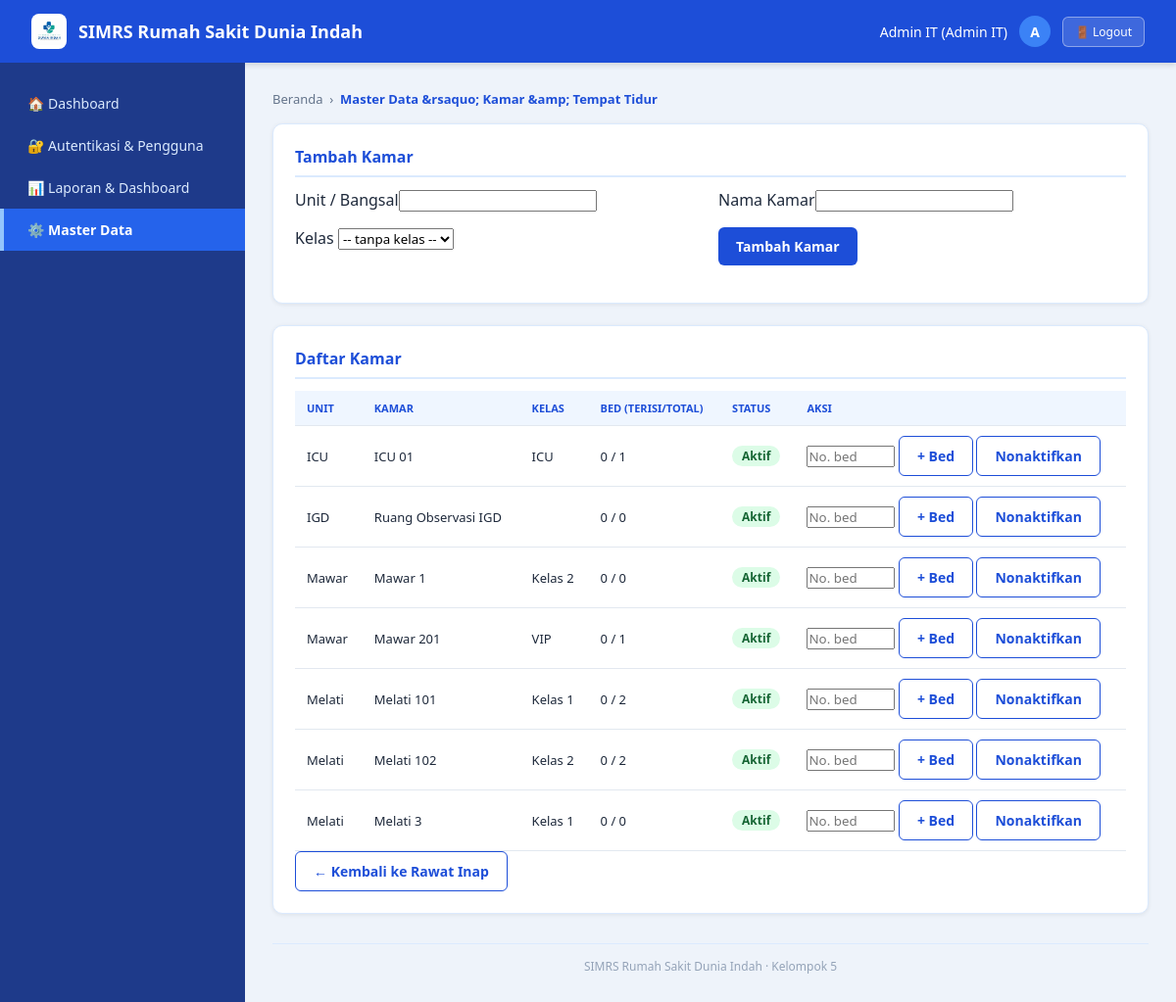
The page /simrs/modules/inpatient/rooms.php (signed in) on the database its author committed.
### tables this page shows
CREATE TABLE `master_rooms` (
  `room_id` int(10) UNSIGNED NOT NULL,
  `unit_name` varchar(100) NOT NULL,
  `room_name` varchar(100) NOT NULL,
  `room_class` varchar(30) DEFAULT NULL,
  `is_active` tinyint(1) NOT NULL DEFAULT 1
);

### simrs/includes/permissions.php (called while the page is built, shortened)
<?php
function can(string $permissionCode): bool
{
    return isset($_SESSION['perms'][$permissionCode]);
}

### simrs/includes/functions.php (called while the page is built, shortened)
<?php
function e(mixed $value): string
{
    return htmlspecialchars((string) $value, ENT_QUOTES | ENT_SUBSTITUTE, 'UTF-8');
}
function url(string $path = ''): string
{
    return BASE_URL . '/' . ltrim($path, '/');
}

### simrs/config/database.php (called while the page is built, shortened)
<?php
function db(): PDO
{
    static $pdo = null;
    if ($pdo instanceof PDO) {
        return $pdo;
    }
    $dsn = sprintf(
        'mysql:host=%s;port=%s;dbname=%s;charset=%s',
        DB_HOST,
        DB_PORT,
        DB_NAME,
        DB_CHARSET
    );
    try {
        $pdo = new PDO($dsn, DB_USER, DB_PASS, [
            PDO::ATTR_ERRMODE            => PDO::ERRMODE_EXCEPTION,
            PDO::ATTR_DEFAULT_FETCH_MODE => PDO::FETCH_ASSOC,
            PDO::ATTR_EMULATE_PREPARES   => false,
        ]);
    } catch (PDOException $e) {
        error_log('Koneksi database gagal: ' . $e->getMessage());
        http_response_code(500);
        exit('Koneksi database gagal. Pastikan MySQL di XAMPP sudah berjalan dan pengaturan di config/database.php benar.');
    }
    return $pdo;
}

### simrs/includes/inpatient.php (called while the page is built, shortened)
<?php
function ipd_rooms(): array
{
    return db()->query(
        "SELECT r.room_id, r.unit_name, r.room_name, r.room_class, r.is_active,
                (SELECT COUNT(*) FROM beds b WHERE b.room_id = r.room_id) AS jml_bed,
                (SELECT COUNT(*) FROM beds b WHERE b.room_id = r.room_id AND b.status = 'occupied') AS jml_terisi
           FROM master_rooms r ORDER BY r.unit_name, r.room_name"
    )->fetchAll();
}

### simrs/modules/inpatient/rooms.php (the view, shortened to what this page needs)
<?php
require_once APP_ROOT . '/includes/inpatient.php';
$rooms = ipd_rooms();
require APP_ROOT . '/includes/layout_header.php';
?>
<?php if (can('masterdata.create')): ?>
<div class="card">
  <h2>Tambah Kamar</h2>
  <form method="post" action="<?= e(url('modules/inpatient/rooms.php')) ?>" class="form-grid">
    <div class="form-row"><label for="unit_name">Unit / Bangsal</label><input type="text" id="unit_name" name="unit_name" maxlength="100" required></div>
    <div class="form-row"><label for="room_name">Nama Kamar</label><input type="text" id="room_name" name="room_name" maxlength="100" required></div>
    <div class="form-row"><label for="room_class">Kelas</label>
      <select id="room_class" name="room_class"><option value="">-- tanpa kelas --</option>
      </select></div>
    <div class="form-row full"><button type="submit" class="btn btn-primary">Tambah Kamar</button></div>
  </form>
</div>
<?php endif; ?>
<div class="card">
  <h2>Daftar Kamar</h2>
  <div class="table-wrap"><table>
    <tr><th>Unit</th><th>Kamar</th><th>Kelas</th><th>Bed (terisi/total)</th><th>Status</th><th>Aksi</th></tr>
    <?php foreach ($rooms as $r): $on = (int) $r['is_active'] === 1; ?>
      <tr>
        <td><?= e($r['unit_name']) ?></td>
        <td><?= e($r['room_name']) ?></td>
        <td><?= e((string) $r['room_class']) ?></td>
        <td><?= (int) $r['jml_terisi'] ?> / <?= (int) $r['jml_bed'] ?></td>
        <td><span class="cp-badge <?= $on ? 'cp-ok' : 'cp-off' ?>"><?= $on ? 'Aktif' : 'Nonaktif' ?></span></td>
        <td class="aksi">
          <?php if ($on && can('masterdata.create')): ?>
            <form method="post" class="inline-form" action="<?= e(url('modules/inpatient/rooms.php')) ?>">
              <input type="text" name="bed_no" maxlength="20" placeholder="No. bed" required style="width:90px">
              <button type="submit" class="btn btn-outline">+ Bed</button>
            </form>
          <?php endif; ?>
          <?php if (can('masterdata.update')): ?>
            <form method="post" class="inline-form" action="<?= e(url('modules/inpatient/rooms.php')) ?>">
              <button type="submit" class="btn btn-outline"><?= $on ? 'Nonaktifkan' : 'Aktifkan' ?></button>
            </form>
          <?php endif; ?>
        </td>
      </tr>
    <?php endforeach; ?>
  </table></div>
  <p><a class="btn btn-outline" href="<?= e(url('modules/inpatient/index.php')) ?>">&larr; Kembali ke Rawat Inap</a></p>
</div>
<?php require APP_ROOT . '/includes/layout_footer.php'; ?>

### simrs/assets/css/app.css (style rules this page uses)
:root { --biru-utama: #1d4ed8; --biru-tua: #1e3a8a; --biru-hover: #1e40af; --biru-muda: #eff6ff; --biru-garis: #dbeafe; --latar: #eef3fa; --teks: #1e293b; --teks-redup: #64748b; }
* { margin: 0; padding: 0; box-sizing: border-box; font-family: 'Segoe UI', Arial, sans-serif; }
body { background: var(--latar); color: var(--teks); }
.btn { padding: 10px 18px; border: none; border-radius: 6px; cursor: pointer; font-size: 14px; font-weight: 600; }
.btn-primary { background: var(--biru-utama); color: #fff; }
.btn-outline { background: #fff; color: var(--biru-utama); border: 1px solid var(--biru-utama); }
.card { background: #fff; border-radius: 10px; padding: 22px; margin-bottom: 22px; border: 1px solid var(--biru-garis); box-shadow: 0 1px 4px rgba(0, 0, 0, 0.08); }
.card h2 { font-size: 16px; color: var(--biru-utama); border-bottom: 2px solid var(--biru-garis); padding-bottom: 8px; margin-bottom: 12px; }
a.btn { display: inline-block; text-decoration: none; }
.table-wrap { overflow-x: auto; }
table { width: 100%; border-collapse: collapse; font-size: 13px; }
th, td { text-align: left; padding: 10px 12px; border-bottom: 1px solid #e2e8f0; vertical-align: middle; }
th { background: var(--biru-muda); color: var(--biru-utama); font-size: 11px; text-transform: uppercase; white-space: nowrap; }
td.aksi { white-space: nowrap; }
.inline-form { display: inline; margin: 0; }
.form-grid { display: grid; grid-template-columns: 1fr 1fr; gap: 16px; margin-bottom: 16px; }
.cp-badge { display:inline-block;padding:2px 10px;border-radius:12px;font-size:12px;font-weight:600 }
.cp-ok { background:#dcfce7;color:#166534 }

### rows shown on the page
master_rooms: unit_name "ICU", room_name "ICU 01", room_class "ICU", jml_terisi "0", jml_bed "1", is_active "Aktif"
master_rooms: unit_name "IGD", room_name "Ruang Observasi IGD", jml_terisi "0", jml_bed "0", is_active "Aktif"
master_rooms: unit_name "Mawar", room_name "Mawar 1", room_class "Kelas 2", jml_terisi "0", jml_bed "0", is_active "Aktif"
master_rooms: unit_name "Mawar", room_name "Mawar 201", room_class "VIP", jml_terisi "0", jml_bed "1", is_active "Aktif"
master_rooms: unit_name "Melati", room_name "Melati 101", room_class "Kelas 1", jml_terisi "0", jml_bed "2", is_active "Aktif"
master_rooms: unit_name "Melati", room_name "Melati 102", room_class "Kelas 2", jml_terisi "0", jml_bed "2", is_active "Aktif"
master_rooms: unit_name "Melati", room_name "Melati 3", room_class "Kelas 1", jml_terisi "0", jml_bed "0", is_active "Aktif"

### other values the page prints
$user['nama'] "Admin IT"
$peran "Admin IT"
$inisial "A"
$modul['icon'] "🔐"
$modul['label'] "Autentikasi & Pengguna"
$modul['icon'] "📊"
$modul['label'] "Laporan & Dashboard"
$modul['icon'] "⚙️"
$modul['label'] "Master Data"
$breadcrumb "Master Data &rsaquo; Kamar &amp; Tempat Tidur"
